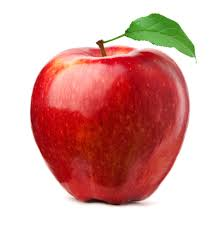
#> input picture input.jpg, 224 x 225 px, found by its file name
$ python app7.py
#> lines starting #> are read from the running program, lines starting #| are printed output that depends on the picture
#13-histogram equilazation

import cv2
import numpy as np

image=cv2.imread("C:/xampp/htdocs/Image Processing Tool/uploads/input.jpg")
#> image is the input picture: shape (225, 224, 3); mean B, G, R 163.7, 168.2, 219.3

histogram = np.zeros(256)

for i in range(0,image.shape[0]):
    for j in range(0,image.shape[1]):
        histogram[image[i][j]] = histogram[image[i][j]] + 1
#> after the loop, histogram = 256 values, max 27892 at index 255, min 83 at index 223, mean 403

cummulative_histogram = np.cumsum(histogram)
#> cummulative_histogram = 256 values from 745 to 103174
normalized_histogram = cummulative_histogram / cummulative_histogram[255]
#> normalized_histogram = 256 values from 0.00722 to 1
equalized_histogram = np.ceil(normalized_histogram * 255)
#> equalized_histogram = 256 values from 2 to 255

for i in range(0,image.shape[0]):
    for j in range(0,image.shape[1]):
        image[i][j] = equalized_histogram[image[i][j]]
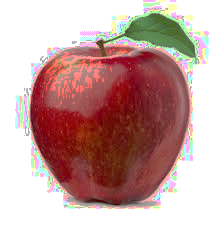
#> image: shape (225, 224, 3); mean B, G, R 159.4, 163.1, 196.9

# Display the result
cv2.imwrite("C:/xampp/htdocs/Image Processing Tool/update/histogram_image.jpg",image)
